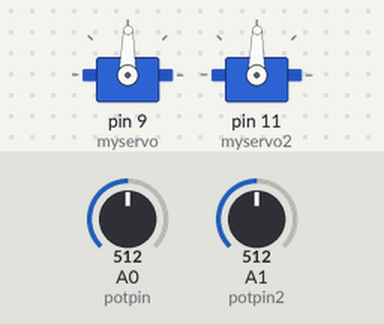
Simulated run of this sketch. Board: Arduino Uno, built with avr-gcc and run on an emulated ATmega328P. Parts: 2 × servo. The test bench sets the inputs (shaded band); at power-on: A0 (potpin) = 512, A1 (potpin2) = 512.

Above: at 1.2 s.
1.3 s: A0 (potpin) set to 716
At 2.1 s:
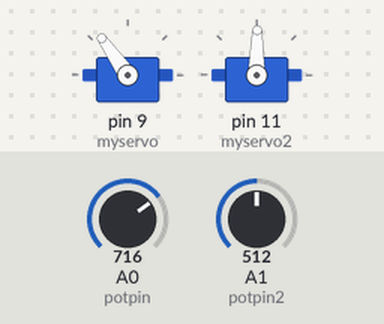
2.8 s: A1 (potpin2) set to 716
At 3.9 s:
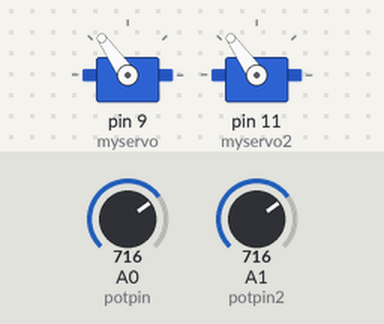
4.3 s: A0 (potpin) set to 900
At 5.0 s:
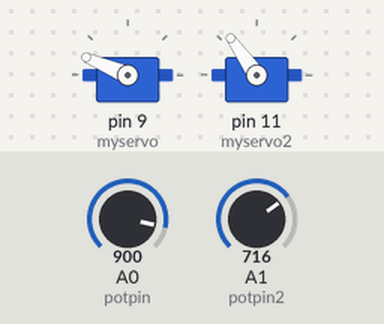
5.8 s: A1 (potpin2) set to 900
At 6.2 s:
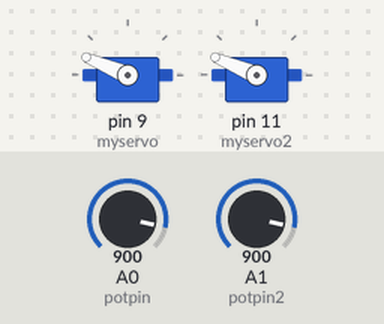
7.3 s: A0 (potpin) set to 1023
At 8.5 s:
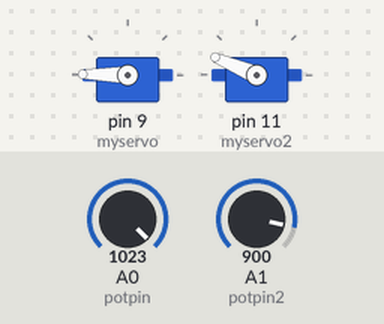
8.8 s: A1 (potpin2) set to 1023
At 9.7 s:
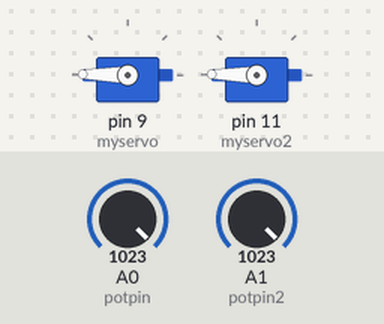
Timing chart, 0 to 11.3 s (numbered marks = the images above; inputs shaded):
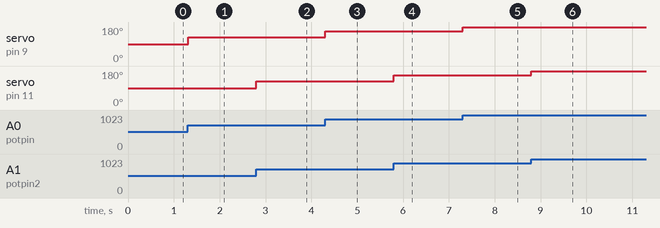

Measured:
- after the input at 1.3 s, servo on pin 9 (myservo): 89° → 125° at once
- after the input at 2.8 s, servo on pin 11 (myservo2): 89° → 125° at once
- after the input at 4.3 s, servo on pin 9 (myservo): 125° → 157° at once
- after the input at 5.8 s, servo on pin 11 (myservo2): 125° → 157° at once
- after the input at 7.3 s, servo on pin 9 (myservo): 157° → 179° at once
- after the input at 8.8 s, servo on pin 11 (myservo2): 157° → 179° at once

The sketch:

Knob_joystick.ino
```cpp
// Controlling a servo position using a potentiometer (variable resistor)
// by Michal Rinott <http://people.interaction-ivrea.it/m.rinott>

#include <Servo.h>

Servo myservo;  // create servo object to control a servo
Servo myservo2;

int potpin = A0;
int potpin2 = A1;// analog pin used to connect the potentiometer
int val;    // variable to read the value from the analog pin
int val2;

void setup()
{
  myservo.attach(9);
  myservo2.attach(11);  // attaches the servo on pin 9 to the servo object
}

void loop()
{
  val = analogRead(potpin);  // reads the value of the potentiometer (value between 0 and 1023)
  val2 = analogRead(potpin2);
  val = map(val, 0, 1023, 0, 179);     // scale it to use it with the servo (value between 0 and 180)
  val2 = map(val2, 0, 1023, 0, 179);
  myservo.write(val);   // sets the servo position according to the scaled value
  myservo2.write(val2);
  delay(15);                           // waits for the servo to get there
}
```
